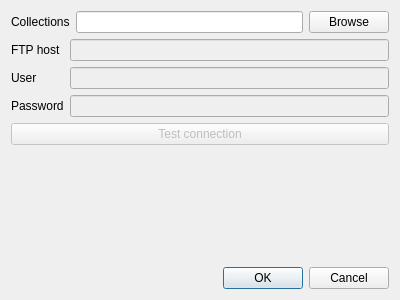
<?xml version="1.0" encoding="UTF-8"?>
<ui version="4.0">
 <class>SettingsDialog</class>
 <widget class="QDialog" name="SettingsDialog">
  <property name="geometry">
   <rect>
    <x>0</x>
    <y>0</y>
    <width>400</width>
    <height>300</height>
   </rect>
  </property>
  <property name="windowTitle">
   <string>Dialog</string>
  </property>
  <layout class="QVBoxLayout" name="verticalLayout">
   <item>
    <layout class="QHBoxLayout" name="horizontalLayout">
     <item>
      <widget class="QLabel" name="label_collections">
       <property name="text">
        <string>Collections</string>
       </property>
      </widget>
     </item>
     <item>
      <widget class="QLineEdit" name="collectionsPathEdit"/>
     </item>
     <item>
      <widget class="QPushButton" name="collections_browse_button">
       <property name="text">
        <string>Browse</string>
       </property>
      </widget>
     </item>
    </layout>
   </item>
   <item>
    <layout class="QFormLayout" name="ftpSettingsLayout">
     <property name="fieldGrowthPolicy">
      <enum>QFormLayout::ExpandingFieldsGrow</enum>
     </property>
     <property name="labelAlignment">
      <set>Qt::AlignLeading|Qt::AlignLeft|Qt::AlignVCenter</set>
     </property>
     <item row="0" column="0">
      <widget class="QLabel" name="label_ftp">
       <property name="enabled">
        <bool>true</bool>
       </property>
       <property name="text">
        <string>FTP host</string>
       </property>
      </widget>
     </item>
     <item row="0" column="1">
      <widget class="QLineEdit" name="ftp_host_name">
       <property name="enabled">
        <bool>false</bool>
       </property>
      </widget>
     </item>
     <item row="1" column="0">
      <widget class="QLabel" name="label_username">
       <property name="text">
        <string>User</string>
       </property>
      </widget>
     </item>
     <item row="1" column="1">
      <widget class="QLineEdit" name="ftp_user_name">
       <property name="enabled">
        <bool>false</bool>
       </property>
      </widget>
     </item>
     <item row="2" column="0">
      <widget class="QLabel" name="label_password">
       <property name="text">
        <string>Password</string>
       </property>
      </widget>
     </item>
     <item row="2" column="1">
      <widget class="QLineEdit" name="ftp_password">
       <property name="enabled">
        <bool>false</bool>
       </property>
      </widget>
     </item>
    </layout>
   </item>
   <item>
    <layout class="QHBoxLayout" name="actionaLayout">
     <item>
      <widget class="QPushButton" name="ftp_test_connection_button">
       <property name="enabled">
        <bool>false</bool>
       </property>
       <property name="text">
        <string>Test connection</string>
       </property>
      </widget>
     </item>
    </layout>
   </item>
   <item>
    <spacer name="verticalSpacer">
     <property name="orientation">
      <enum>Qt::Vertical</enum>
     </property>
     <property name="sizeHint" stdset="0">
      <size>
       <width>20</width>
       <height>40</height>
      </size>
     </property>
    </spacer>
   </item>
   <item>
    <widget class="QDialogButtonBox" name="buttonBox">
     <property name="orientation">
      <enum>Qt::Horizontal</enum>
     </property>
     <property name="standardButtons">
      <set>QDialogButtonBox::Cancel|QDialogButtonBox::Ok</set>
     </property>
    </widget>
   </item>
  </layout>
 </widget>
 <resources/>
 <connections>
  <connection>
   <sender>buttonBox</sender>
   <signal>accepted()</signal>
   <receiver>SettingsDialog</receiver>
   <slot>accept()</slot>
   <hints>
    <hint type="sourcelabel">
     <x>248</x>
     <y>254</y>
    </hint>
    <hint type="destinationlabel">
     <x>157</x>
     <y>274</y>
    </hint>
   </hints>
  </connection>
  <connection>
   <sender>buttonBox</sender>
   <signal>rejected()</signal>
   <receiver>SettingsDialog</receiver>
   <slot>reject()</slot>
   <hints>
    <hint type="sourcelabel">
     <x>316</x>
     <y>260</y>
    </hint>
    <hint type="destinationlabel">
     <x>286</x>
     <y>274</y>
    </hint>
   </hints>
  </connection>
 </connections>
</ui>
